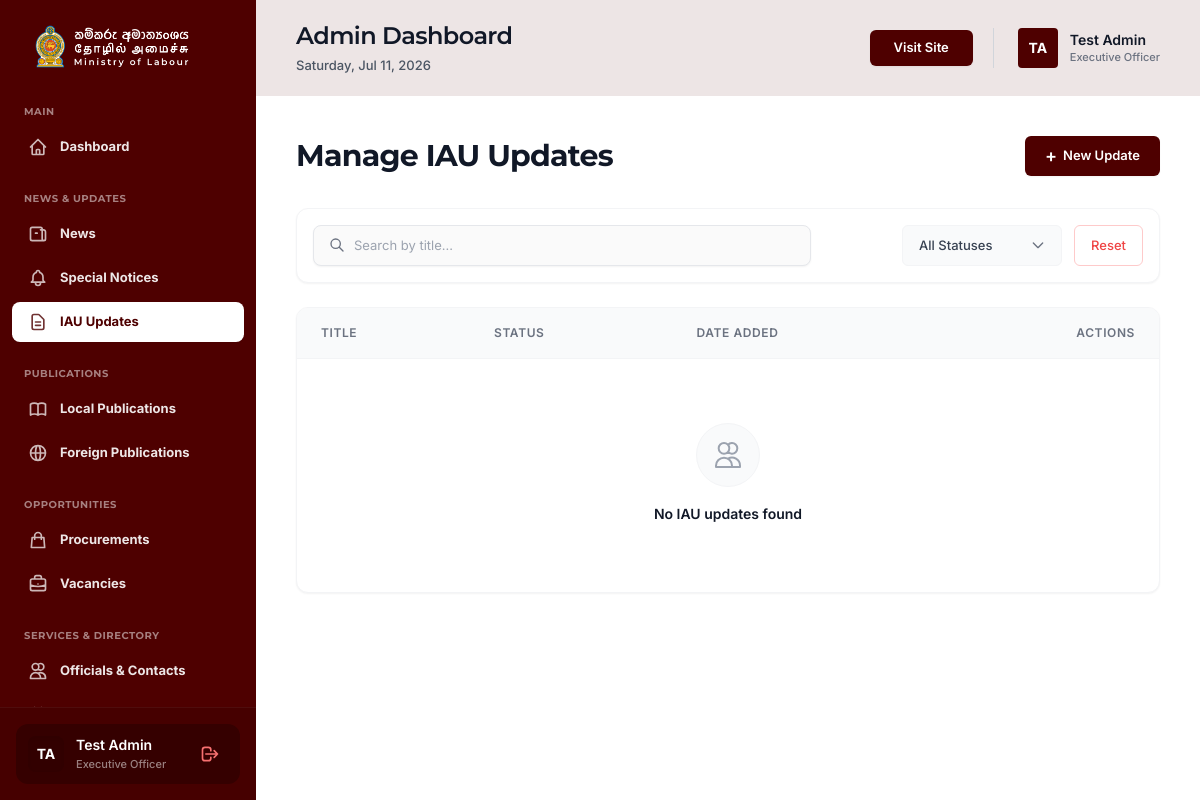
/admin/manage-iau-updates.php (signed in), run on an earlier commit of the app's database.
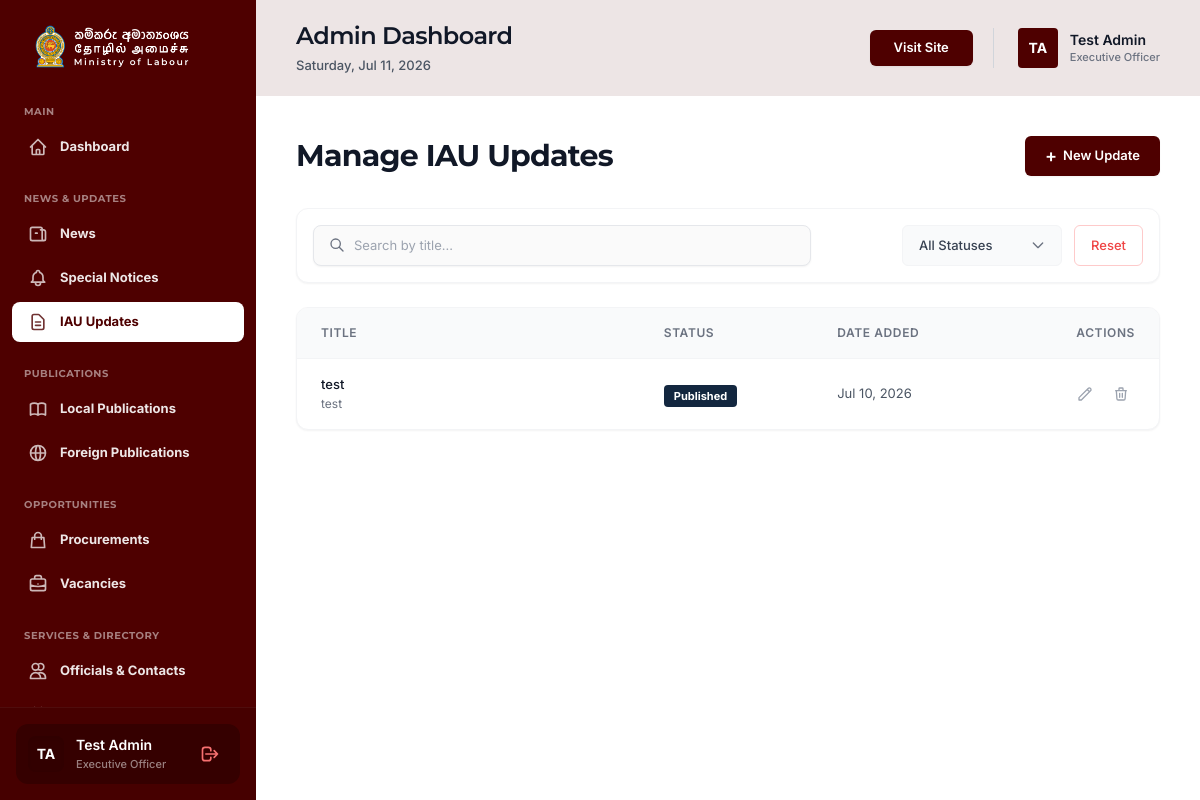
And on a later commit of the database.
### tables this page shows
CREATE TABLE `iau_updates` (
  `id` int(11) NOT NULL AUTO_INCREMENT,
  `title` varchar(255) NOT NULL,
  `content` text DEFAULT NULL,
  `status` enum('Draft','Published') NOT NULL DEFAULT 'Draft',
  `created_at` timestamp NULL DEFAULT current_timestamp(),
  `updated_at` timestamp NULL DEFAULT current_timestamp() ON UPDATE current_timestamp(),
  PRIMARY KEY (`id`)
);

### admin/includes/auth.php (called while the page is built, shortened)
<?php
function generateCsrfToken() {
    return $_SESSION['csrf_token'];
}
?>

### admin/manage-iau-updates.php (the view, shortened to what the changed rows need)
<?php
require_once 'includes/db.php';
require_once 'includes/auth.php';
$stmt = $pdo->query("SELECT * FROM iau_updates ORDER BY created_at DESC");
$updates = $stmt->fetchAll();
include 'includes/header.php';
?>
<div class="flex-1 flex flex-col min-w-0 bg-white relative z-10">
    <?php include 'includes/topbar.php'; ?>
    <main class="flex-1 overflow-x-hidden overflow-y-auto p-4 md:p-10">
        <link href="https://cdn.quilljs.com/1.3.7/quill.snow.css" rel="stylesheet">
        <div class="flex justify-between items-center mb-8">
            <h2 class="text-3xl font-bold font-montserrat text-gray-900">Manage IAU Updates</h2>
        </div>
        <div class="bg-white rounded-xl shadow-sm border border-gray-100 overflow-hidden overflow-x-auto mb-12">
            <table class="js-filterable-table w-full text-left border-collapse">
                <thead>
                    <tr class="bg-[#F9FAFB] border-b border-gray-100">
                        <th class="py-4 px-6 text-[12px] font-semibold text-gray-500 uppercase tracking-wider">Title</th>
                        <th class="py-4 px-6 text-[12px] font-semibold text-gray-500 uppercase tracking-wider">Status</th>
                        <th class="py-4 px-6 text-[12px] font-semibold text-gray-500 uppercase tracking-wider">Date Added</th>
                        <th class="py-4 px-6 text-[12px] font-semibold text-gray-500 uppercase tracking-wider text-right">Actions</th>
                    </tr>
                </thead>
                <tbody class="divide-y divide-gray-100">
                    <?php if (empty($updates)): ?>
                    <tr>
                        <td colspan="4" class="py-16 px-6">
                            <div class="flex flex-col items-center justify-center text-center">
                                <div class="w-16 h-16 bg-gray-50 rounded-full flex items-center justify-center mb-4 border border-gray-100">
                                    <svg class="w-8 h-8 text-gray-400" fill="none" stroke="currentColor" viewBox="0 0 24 24"><path stroke-linecap="round" stroke-linejoin="round" stroke-width="1.5" d="M12 4.354a4 4 0 110 5.292M15 21H3v-1a6 6 0 0112 0v1zm0 0h6v-1a6 6 0 00-9-5.197M13 7a4 4 0 11-8 0 4 4 0 018 0z"></path></svg>
                                </div>
                                <p class="text-[14px] font-semibold text-gray-900 mb-1">No IAU updates found</p>
                            </div>
                        </td>
                    </tr>
                    <?php else: ?>
                    <?php foreach ($updates as $update): ?>
                    <tr class="hover:bg-gray-50 transition-colors cursor-pointer group" onclick="showPreviewModal(<?= $update['id'] ?>, '<?= htmlspecialchars(addslashes($update['title'])) ?>', 'manage-iau-updates?delete=<?= $update['id'] ?>&csrf_token=<?= generateCsrfToken() ?>', <?= htmlspecialchars(json_encode($update, JSON_HEX_APOS | JSON_HEX_QUOT)) ?>)">
                        <td class="py-4 px-6">
                            <p class="text-[13px] font-medium text-gray-900 group-hover:text-[#4E0000] transition-colors"><?= htmlspecialchars($update['title']) ?></p>
                            <?php if(!empty($update['content'])): ?>
                                <p class="text-[12px] text-gray-500 truncate w-48" title="<?= htmlspecialchars(strip_tags($update['content'])) ?>"><?= htmlspecialchars(strip_tags($update['content'])) ?></p>
                            <?php endif; ?>
                        </td>
                        <td class="py-4 px-6">
                            <?php if ($update['status'] === 'Published'): ?>
                            <span class="px-2.5 py-1 rounded text-[11px] font-bold bg-[#13273F] text-white">Published</span>
                            <?php else: ?>
                            <span class="px-2.5 py-1 rounded text-[11px] font-bold bg-gray-200 text-gray-800">Draft</span>
                            <?php endif; ?>
                        </td>
                        <td class="py-4 px-6 text-[13px] text-gray-600"><?= date('M d, Y', strtotime($update['created_at'])) ?></td>
                        <td class="py-4 px-6 text-right">
                            <div class="flex items-center justify-end gap-2">
                                <button onclick='event.stopPropagation(); openEditModal(<?= json_encode($update, JSON_HEX_APOS | JSON_HEX_QUOT) ?>)' class="js-edit-row p-1.5 text-gray-400 hover:text-[#4E0000] transition-colors" title="Edit">
                                    <svg class="w-4 h-4" fill="none" stroke="currentColor" viewBox="0 0 24 24"><path stroke-linecap="round" stroke-linejoin="round" stroke-width="2" d="M15.232 5.232l3.536 3.536m-2.036-5.036a2.5 2.5 0 113.536 3.536L6.5 21.036H3v-3.572L16.732 3.732z"></path></svg>
                                </button>
                                <a href="manage-iau-updates?delete=<?= $update['id'] ?>&csrf_token=<?= generateCsrfToken() ?>" onclick="event.stopPropagation();" data-confirm="Are you sure you want to delete this IAU update?" class="p-1.5 text-gray-400 hover:text-red-500 transition-colors" title="Delete">
                                    <svg class="w-4 h-4" fill="none" stroke="currentColor" viewBox="0 0 24 24"><path stroke-linecap="round" stroke-linejoin="round" stroke-width="2" d="M19 7l-.867 12.142A2 2 0 0116.138 21H7.862a2 2 0 01-1.995-1.858L5 7m5 4v6m4-6v6m1-10V4a1 1 0 00-1-1h-4a1 1 0 00-1 1v3M4 7h16"></path></svg>
                                </a>
                            </div>
                        </td>
                    </tr>
                    <?php endforeach; ?>
                    <?php endif; ?>
                </tbody>
            </table>
        </div>
    </main>
</div>
<?php include 'includes/footer.php'; ?>

What changed in the data, as far as the page shows it:
added iau_updates: title "test", content "test", status "Published", created_at "Jul 10, 2026"
Also different on the page:
text no longer shown: "No IAU updates found"
